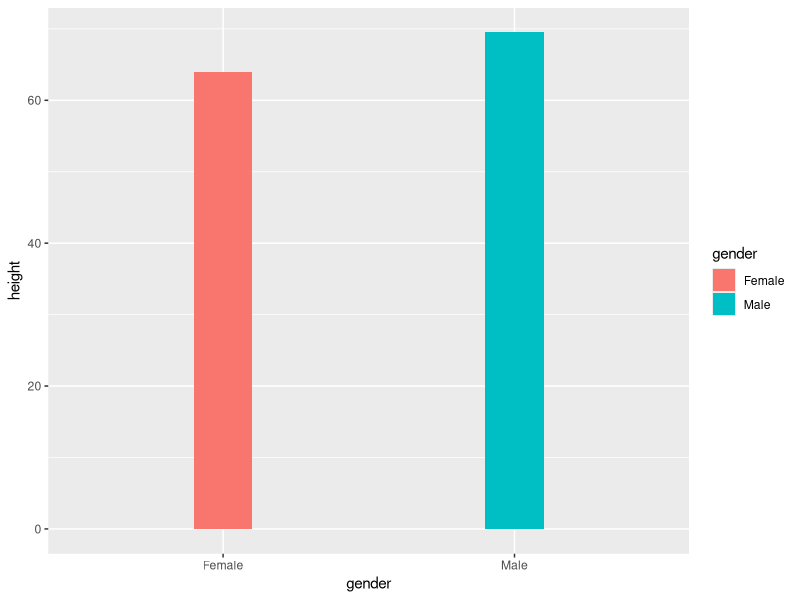

The R source for this figure:
## ---- chunk 1
library(ggplot2)
## ---- chunk 2
gender <- c("Male", "Female"); height <- c(69.5, 64);df <- data.frame(gender, height)
ggplot(aes(gender, height), data=df) + geom_bar(stat="identity", width=0.2,aes(fill=gender)) 
